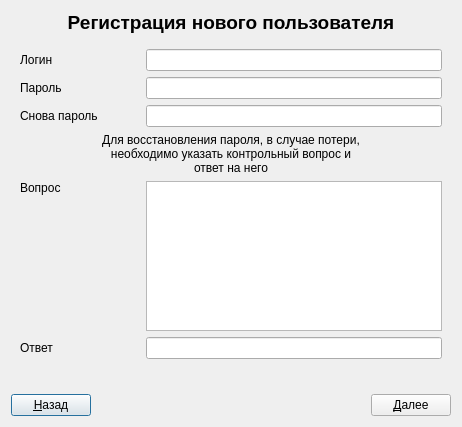
<?xml version="1.0" encoding="UTF-8"?>
<ui version="4.0">
 <class>SignUpDialog</class>
 <widget class="QDialog" name="SignUpDialog">
  <property name="geometry">
   <rect>
    <x>0</x>
    <y>0</y>
    <width>462</width>
    <height>427</height>
   </rect>
  </property>
  <property name="windowTitle">
   <string>Регистрация - MoneyManagement</string>
  </property>
  <property name="windowIcon">
   <iconset resource="resources.qrc">
    <normaloff>:/money_management.ico</normaloff>:/money_management.ico</iconset>
  </property>
  <layout class="QVBoxLayout" name="verticalLayout_3">
   <item>
    <widget class="QLabel" name="lbSignUp">
     <property name="font">
      <font>
       <pointsize>14</pointsize>
       <weight>75</weight>
       <bold>true</bold>
      </font>
     </property>
     <property name="text">
      <string>Регистрация нового пользователя</string>
     </property>
     <property name="alignment">
      <set>Qt::AlignHCenter|Qt::AlignTop</set>
     </property>
    </widget>
   </item>
   <item>
    <layout class="QHBoxLayout" name="horizontalLayout_12">
     <property name="leftMargin">
      <number>0</number>
     </property>
     <property name="rightMargin">
      <number>0</number>
     </property>
    </layout>
   </item>
   <item>
    <widget class="QStackedWidget" name="swPages">
     <property name="currentIndex">
      <number>0</number>
     </property>
     <widget class="QWidget" name="pgFirstPage">
      <layout class="QVBoxLayout" name="verticalLayout_2">
       <item>
        <layout class="QVBoxLayout" name="vlFirstStep">
         <property name="rightMargin">
          <number>0</number>
         </property>
         <item>
          <layout class="QHBoxLayout" name="horizontalLayout">
           <item>
            <widget class="QLabel" name="lbLogin">
             <property name="sizePolicy">
              <sizepolicy hsizetype="Fixed" vsizetype="Preferred">
               <horstretch>0</horstretch>
               <verstretch>0</verstretch>
              </sizepolicy>
             </property>
             <property name="minimumSize">
              <size>
               <width>120</width>
               <height>0</height>
              </size>
             </property>
             <property name="text">
              <string>Логин</string>
             </property>
            </widget>
           </item>
           <item>
            <widget class="QLineEdit" name="leLogin"/>
           </item>
          </layout>
         </item>
         <item>
          <layout class="QHBoxLayout" name="horizontalLayout_2">
           <item>
            <widget class="QLabel" name="lbPassword">
             <property name="sizePolicy">
              <sizepolicy hsizetype="Fixed" vsizetype="Preferred">
               <horstretch>0</horstretch>
               <verstretch>0</verstretch>
              </sizepolicy>
             </property>
             <property name="minimumSize">
              <size>
               <width>120</width>
               <height>0</height>
              </size>
             </property>
             <property name="text">
              <string>Пароль</string>
             </property>
            </widget>
           </item>
           <item>
            <widget class="QLineEdit" name="lePassword">
             <property name="echoMode">
              <enum>QLineEdit::Password</enum>
             </property>
            </widget>
           </item>
          </layout>
         </item>
         <item>
          <layout class="QHBoxLayout" name="horizontalLayout_3">
           <property name="topMargin">
            <number>0</number>
           </property>
           <item>
            <widget class="QLabel" name="lbPasswordAgain">
             <property name="sizePolicy">
              <sizepolicy hsizetype="Fixed" vsizetype="Preferred">
               <horstretch>0</horstretch>
               <verstretch>0</verstretch>
              </sizepolicy>
             </property>
             <property name="minimumSize">
              <size>
               <width>120</width>
               <height>0</height>
              </size>
             </property>
             <property name="text">
              <string>Снова пароль</string>
             </property>
            </widget>
           </item>
           <item>
            <widget class="QLineEdit" name="lePasswordAgain">
             <property name="echoMode">
              <enum>QLineEdit::Password</enum>
             </property>
            </widget>
           </item>
          </layout>
         </item>
         <item>
          <widget class="QLabel" name="lbQuestionAnswerNote">
           <property name="text">
            <string>Для восстановления пароля, в случае потери,&lt;br&gt;необходимо указать контрольный вопрос и&lt;br&gt;ответ на него</string>
           </property>
           <property name="alignment">
            <set>Qt::AlignCenter</set>
           </property>
          </widget>
         </item>
         <item>
          <layout class="QHBoxLayout" name="horizontalLayout_10">
           <item>
            <widget class="QLabel" name="lbQuestion">
             <property name="sizePolicy">
              <sizepolicy hsizetype="Fixed" vsizetype="Preferred">
               <horstretch>0</horstretch>
               <verstretch>0</verstretch>
              </sizepolicy>
             </property>
             <property name="minimumSize">
              <size>
               <width>120</width>
               <height>0</height>
              </size>
             </property>
             <property name="text">
              <string>Вопрос</string>
             </property>
             <property name="alignment">
              <set>Qt::AlignLeading|Qt::AlignLeft|Qt::AlignTop</set>
             </property>
            </widget>
           </item>
           <item>
            <widget class="QTextEdit" name="teQuestion">
             <property name="sizePolicy">
              <sizepolicy hsizetype="Expanding" vsizetype="Fixed">
               <horstretch>0</horstretch>
               <verstretch>0</verstretch>
              </sizepolicy>
             </property>
             <property name="minimumSize">
              <size>
               <width>0</width>
               <height>100</height>
              </size>
             </property>
            </widget>
           </item>
          </layout>
         </item>
         <item>
          <layout class="QHBoxLayout" name="horizontalLayout_11">
           <item>
            <widget class="QLabel" name="lbAnswer">
             <property name="sizePolicy">
              <sizepolicy hsizetype="Fixed" vsizetype="Preferred">
               <horstretch>0</horstretch>
               <verstretch>0</verstretch>
              </sizepolicy>
             </property>
             <property name="minimumSize">
              <size>
               <width>120</width>
               <height>0</height>
              </size>
             </property>
             <property name="text">
              <string>Ответ</string>
             </property>
            </widget>
           </item>
           <item>
            <widget class="QLineEdit" name="leAnswer"/>
           </item>
          </layout>
         </item>
        </layout>
       </item>
      </layout>
     </widget>
     <widget class="QWidget" name="pgSecondPage">
      <layout class="QVBoxLayout" name="verticalLayout">
       <item>
        <layout class="QVBoxLayout" name="vlSecondStep">
         <item>
          <layout class="QHBoxLayout" name="horizontalLayout_4">
           <property name="topMargin">
            <number>0</number>
           </property>
           <item>
            <widget class="QLabel" name="lbName">
             <property name="sizePolicy">
              <sizepolicy hsizetype="Fixed" vsizetype="Preferred">
               <horstretch>0</horstretch>
               <verstretch>0</verstretch>
              </sizepolicy>
             </property>
             <property name="minimumSize">
              <size>
               <width>120</width>
               <height>0</height>
              </size>
             </property>
             <property name="text">
              <string>Имя</string>
             </property>
            </widget>
           </item>
           <item>
            <widget class="QLineEdit" name="leName"/>
           </item>
          </layout>
         </item>
         <item>
          <layout class="QHBoxLayout" name="horizontalLayout_5">
           <item>
            <widget class="QLabel" name="lbSecondName">
             <property name="sizePolicy">
              <sizepolicy hsizetype="Fixed" vsizetype="Preferred">
               <horstretch>0</horstretch>
               <verstretch>0</verstretch>
              </sizepolicy>
             </property>
             <property name="minimumSize">
              <size>
               <width>120</width>
               <height>0</height>
              </size>
             </property>
             <property name="text">
              <string>Фамилия</string>
             </property>
            </widget>
           </item>
           <item>
            <widget class="QLineEdit" name="leSecondName"/>
           </item>
          </layout>
         </item>
         <item>
          <layout class="QHBoxLayout" name="horizontalLayout_6">
           <item>
            <widget class="QLabel" name="lbSex">
             <property name="sizePolicy">
              <sizepolicy hsizetype="Fixed" vsizetype="Preferred">
               <horstretch>0</horstretch>
               <verstretch>0</verstretch>
              </sizepolicy>
             </property>
             <property name="minimumSize">
              <size>
               <width>120</width>
               <height>0</height>
              </size>
             </property>
             <property name="text">
              <string>Пол</string>
             </property>
            </widget>
           </item>
           <item>
            <widget class="QCheckBox" name="cbMale">
             <property name="text">
              <string>Муж</string>
             </property>
            </widget>
           </item>
           <item>
            <widget class="QCheckBox" name="cbFemale">
             <property name="text">
              <string>Жен</string>
             </property>
            </widget>
           </item>
          </layout>
         </item>
         <item>
          <layout class="QHBoxLayout" name="horizontalLayout_7">
           <item>
            <widget class="QLabel" name="lbBirthDate">
             <property name="sizePolicy">
              <sizepolicy hsizetype="Fixed" vsizetype="Preferred">
               <horstretch>0</horstretch>
               <verstretch>0</verstretch>
              </sizepolicy>
             </property>
             <property name="minimumSize">
              <size>
               <width>120</width>
               <height>0</height>
              </size>
             </property>
             <property name="text">
              <string>Дата рождения</string>
             </property>
            </widget>
           </item>
           <item>
            <widget class="QDateEdit" name="deBirthDate">
             <property name="buttonSymbols">
              <enum>QAbstractSpinBox::UpDownArrows</enum>
             </property>
             <property name="showGroupSeparator" stdset="0">
              <bool>false</bool>
             </property>
             <property name="displayFormat">
              <string>dd/MM/yyyy</string>
             </property>
             <property name="calendarPopup">
              <bool>true</bool>
             </property>
            </widget>
           </item>
          </layout>
         </item>
         <item>
          <layout class="QHBoxLayout" name="horizontalLayout_8">
           <property name="topMargin">
            <number>20</number>
           </property>
           <item>
            <widget class="QLabel" name="lbCurrency">
             <property name="sizePolicy">
              <sizepolicy hsizetype="Fixed" vsizetype="Preferred">
               <horstretch>0</horstretch>
               <verstretch>0</verstretch>
              </sizepolicy>
             </property>
             <property name="minimumSize">
              <size>
               <width>120</width>
               <height>0</height>
              </size>
             </property>
             <property name="text">
              <string>Валюта</string>
             </property>
            </widget>
           </item>
           <item>
            <widget class="QComboBox" name="cbCurrency"/>
           </item>
          </layout>
         </item>
         <item>
          <spacer name="verticalSpacer">
           <property name="orientation">
            <enum>Qt::Vertical</enum>
           </property>
           <property name="sizeHint" stdset="0">
            <size>
             <width>20</width>
             <height>40</height>
            </size>
           </property>
          </spacer>
         </item>
        </layout>
       </item>
      </layout>
     </widget>
    </widget>
   </item>
   <item>
    <layout class="QHBoxLayout" name="horizontalLayout_9">
     <property name="topMargin">
      <number>20</number>
     </property>
     <item>
      <widget class="QPushButton" name="btnBack">
       <property name="text">
        <string>&amp;Назад</string>
       </property>
      </widget>
     </item>
     <item>
      <spacer name="horizontalSpacer">
       <property name="orientation">
        <enum>Qt::Horizontal</enum>
       </property>
       <property name="sizeHint" stdset="0">
        <size>
         <width>40</width>
         <height>20</height>
        </size>
       </property>
      </spacer>
     </item>
     <item>
      <widget class="QPushButton" name="btnNext">
       <property name="text">
        <string>&amp;Далее</string>
       </property>
      </widget>
     </item>
    </layout>
   </item>
  </layout>
 </widget>
 <resources>
  <include location="resources.qrc"/>
 </resources>
 <connections/>
</ui>
